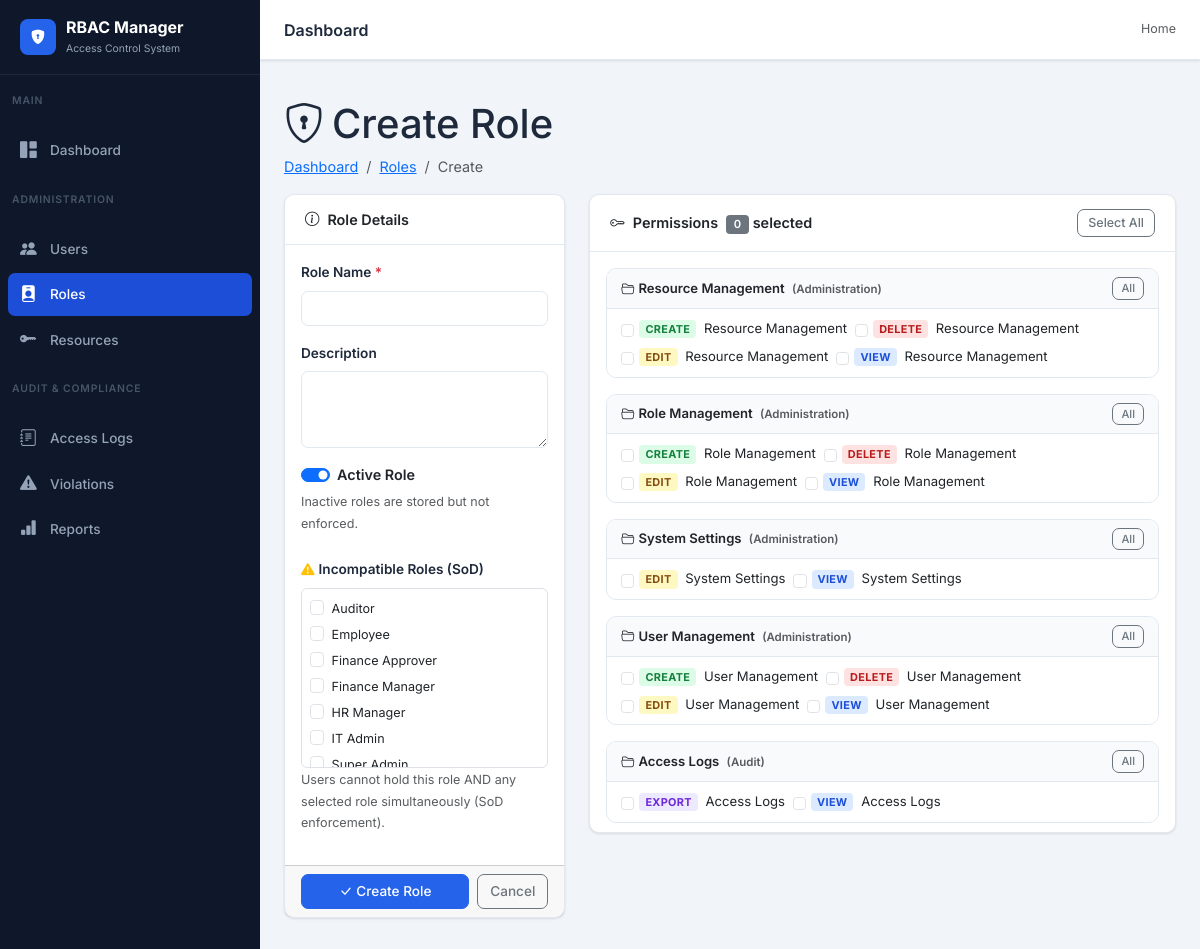
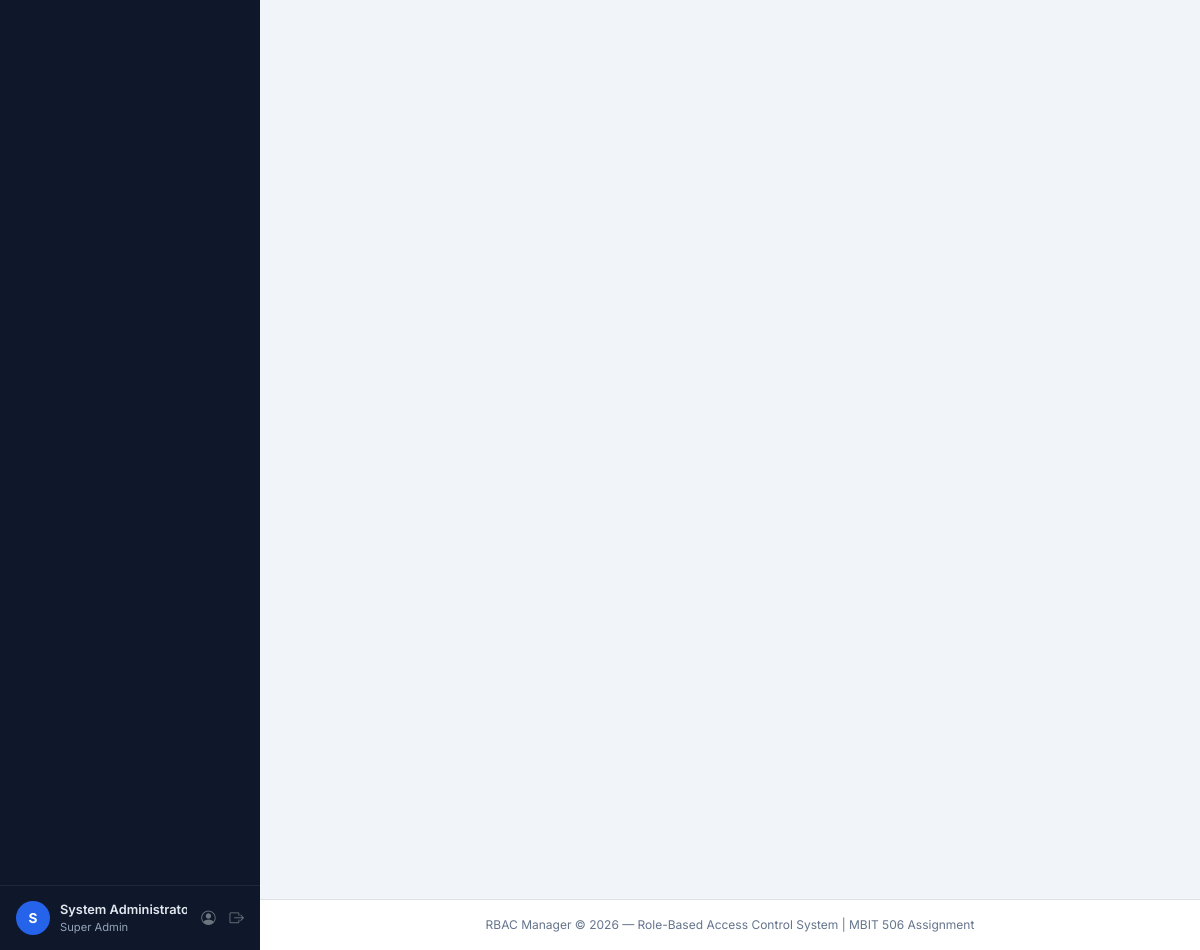
/roles/create/ (signed in), run on the app's committed database (2 pictures, top to bottom).
### accounts/models.py (models this page shows, shortened)
class Role(models.Model):
    name               = models.CharField(max_length=100, unique=True)
    description        = models.TextField(blank=True)
    permissions        = models.ManyToManyField(Permission, blank=True, related_name='roles')
    incompatible_roles = models.ManyToManyField('self', blank=True, symmetrical=True)
    is_active          = models.BooleanField(default=True)
    created_at         = models.DateTimeField(auto_now_add=True)
    updated_at         = models.DateTimeField(auto_now=True)
    class Meta:
        ordering = ['name']

class Resource(models.Model):
    name        = models.CharField(max_length=100, unique=True)
    description = models.TextField(blank=True)
    module      = models.CharField(max_length=100, default='General')
    created_at  = models.DateTimeField(auto_now_add=True)
    class Meta:
        ordering = ['module', 'name']

class Permission(models.Model):
    resource = models.ForeignKey(Resource, on_delete=models.CASCADE, related_name='permissions')
    action   = models.CharField(max_length=20, choices=ACTION_CHOICES)
    class Meta:
        unique_together = ['resource', 'action']
        ordering        = ['resource', 'action']

### accounts/views.py (the view)
# urls.py: path('roles/create/',           views.role_create, name='role_create'),
@login_required
@require_permission('Role Management', 'CREATE')
def role_create(request):
    form = RoleForm(request.POST or None)
    resources = Resource.objects.prefetch_related('permissions').all()
    if request.method == 'POST' and form.is_valid():
        role = form.save()
        messages.success(request, f'Role "{role.name}" created.')
        return redirect('accounts:role_list')
    return render(request, 'accounts/roles/form.html', {
        'form': form, 'action': 'Create', 'resources': resources,
    })

### accounts/forms.py
class RoleForm(forms.ModelForm):
    permissions = forms.ModelMultipleChoiceField(
        queryset=Permission.objects.select_related('resource').all(),
        widget=forms.CheckboxSelectMultiple, required=False,
    )
    incompatible_roles = forms.ModelMultipleChoiceField(
        queryset=Role.objects.all(),
        widget=forms.CheckboxSelectMultiple, required=False,
        label='Incompatible Roles (SoD Enforcement)',
        help_text='Users will not be allowed to hold both roles simultaneously.',
    )
    class Meta:
        model  = Role
        fields = ['name', 'description', 'is_active', 'permissions', 'incompatible_roles']
        widgets = {
            'name':        forms.TextInput(attrs={'class': 'form-control'}),
            'description': forms.Textarea(attrs={'class': 'form-control', 'rows': 3}),
        }
    def __init__(self, *args, **kwargs):
        instance = kwargs.get('instance')
        super().__init__(*args, **kwargs)
        if instance:
            self.fields['incompatible_roles'].queryset = Role.objects.exclude(pk=instance.pk)

### accounts/context_processors.py (called while the page is built, shortened)
def rbac_context(request):
    if not request.user.is_authenticated:
        return {}
    ctx = {'is_superuser': request.user.is_superuser}
    if request.user.is_superuser:
        ctx['user_perms'] = {'ALL': True}
        ctx['open_violations'] = ViolationLog.objects.filter(is_resolved=False).count()
    return ctx

### templates/accounts/roles/form.html (shortened to what this page needs)
{% extends 'base.html' %}
{% load rbac_tags %}
{% block content %}
<div class="page-header">
  <div>
    <h1 class="page-title">
      <i class="bi bi-shield-lock me-2"></i>{{ action }} Role{% if role %}: {{ role.name }}{% endif %}
    </h1>
    <nav aria-label="breadcrumb">
      <ol class="breadcrumb">
        <li class="breadcrumb-item"><a href="{% url 'accounts:dashboard' %}">Dashboard</a></li>
        <li class="breadcrumb-item"><a href="{% url 'accounts:role_list' %}">Roles</a></li>
        <li class="breadcrumb-item active">{{ action }}</li>
      </ol>
    </nav>
  </div>
</div>
<form method="post">
  <div class="row g-4">
    <div class="col-lg-4">
      <div class="card">
        <div class="card-header"><i class="bi bi-info-circle me-2"></i>Role Details</div>
        <div class="card-body">
          <div class="mb-3">
            <label class="form-label fw-semibold">Role Name <span class="text-danger">*</span></label>
            <input type="text" name="name" class="form-control {% if form.name.errors %}is-invalid{% endif %}"
                   value="{{ form.name.value|default:'' }}" required>
          </div>
          <div class="mb-3">
            <label class="form-label fw-semibold">Description</label>
            <textarea name="description" class="form-control" rows="3">{{ form.description.value|default:'' }}</textarea>
          </div>
          <div class="mb-4">
            <div class="form-check form-switch">
              <input class="form-check-input" type="checkbox" name="is_active" id="is_active"
                     {% if form.is_active.value != False %}checked{% endif %}>
              <label class="form-check-label fw-semibold" for="is_active">Active Role</label>
            </div>
            <small class="text-muted">Inactive roles are stored but not enforced.</small>
          </div>
          <div class="mb-3">
            <label class="form-label fw-semibold">
              <i class="bi bi-exclamation-triangle-fill text-warning me-1"></i>Incompatible Roles (SoD)
            </label>
            <div class="border rounded p-2" style="max-height:180px;overflow-y:auto;">
              {% for r in form.incompatible_roles.field.queryset %}
              <div class="form-check">
                <input class="form-check-input" type="checkbox" name="incompatible_roles"
                       value="{{ r.pk }}" id="ir_{{ r.pk }}"
                       {% if r.pk in form.incompatible_roles.value %}checked{% endif %}>
                <label class="form-check-label small" for="ir_{{ r.pk }}">{{ r.name }}</label>
              </div>
              {% empty %}
              <small class="text-muted">No other roles yet.</small>
              {% endfor %}
            </div>
            <small class="text-muted">Users cannot hold this role AND any selected role simultaneously (SoD enforcement).</small>
          </div>
        </div>
        <div class="card-footer d-flex gap-2">
          <button type="submit" class="btn btn-primary flex-fill">
            <i class="bi bi-check-lg me-1"></i>{% if role %}Save Changes{% else %}Create Role{% endif %}
          </button>
          <a href="{% url 'accounts:role_list' %}" class="btn btn-outline-secondary">Cancel</a>
        </div>
      </div>
    </div>
    <div class="col-lg-8">
      <div class="card">
        <div class="card-header d-flex align-items-center justify-content-between">
          <span><i class="bi bi-key me-2"></i>Permissions
            <span class="badge bg-secondary ms-1" id="permCount">0</span> selected
          </span>
          <button type="button" class="btn btn-sm btn-outline-secondary" id="toggleAll">Select All</button>
        </div>
        <div class="card-body" style="max-height:580px;overflow-y:auto;">
          {% for resource in resources %}
          {% if resource.permissions.all %}
          <div class="perm-group mb-3">
            <div class="perm-group-header d-flex align-items-center justify-content-between">
              <span>
                <i class="bi bi-folder2-open me-1"></i>{{ resource.name }}
                <small class="text-muted ms-1">({{ resource.module }})</small>
              </span>
              <button type="button" class="btn btn-xs btn-outline-secondary toggle-grp"
                      data-target="grp-{{ resource.pk }}">All</button>
            </div>
            <div class="perm-group-body" id="grp-{{ resource.pk }}">
              {% for perm in resource.permissions.all %}
              <div class="perm-check">
                <input class="form-check-input perm-checkbox" type="checkbox"
                       name="permissions" value="{{ perm.pk }}" id="perm_{{ perm.pk }}"
                       {% if perm.pk in form.permissions.value %}checked{% endif %}>
                <label class="form-check-label" for="perm_{{ perm.pk }}">
                  <span class="action-badge action-{{ perm.action }}">{{ perm.action }}</span>
                  {{ resource.name }}
                </label>
              </div>
              {% endfor %}
            </div>
          </div>
          {% endif %}
          {% empty %}
          <p class="text-muted text-center py-4">
            <i class="bi bi-folder-x fs-4 d-block mb-2"></i>
            No resources defined yet.
            <a href="{% url 'accounts:resource_create' %}">Create a resource first.</a>
          </p>
          {% endfor %}
        </div>
      </div>
    </div>
  </div>
</form>
{% endblock %}

### templates/base.html (shortened to what this page needs)
{% load static rbac_tags %}
<!DOCTYPE html>
<html lang="en">
<head>
  <link href="https://cdn.jsdelivr.net/npm/bootstrap@5.3.2/dist/css/bootstrap.min.css" rel="stylesheet">
  <link href="https://cdn.jsdelivr.net/npm/bootstrap-icons@1.11.3/font/bootstrap-icons.min.css" rel="stylesheet">
  <link href="{% static 'css/style.css' %}" rel="stylesheet">
</head>
<body>
<aside class="sidebar">
  <a href="{% url 'accounts:dashboard' %}" class="sidebar-brand">
    <div class="brand-icon"><i class="bi bi-shield-lock-fill text-white"></i></div>
    <div class="brand-text">RBAC Manager<br><span class="brand-sub">Access Control System</span></div>
  </a>
  <p class="sidebar-section">Main</p>
  <ul class="sidebar-nav">
    <li class="nav-item">
      <a href="{% url 'accounts:dashboard' %}" class="nav-link {% if request.resolver_match.url_name == 'dashboard' %}active{% endif %}">
        <i class="bi bi-grid-1x2-fill nav-icon"></i> Dashboard
      </a>
    </li>
  </ul>
  {% if is_superuser or request.user|has_perm:'User Management:VIEW' or request.user|has_perm:'Role Management:VIEW' or request.user|has_perm:'Resource Management:VIEW' %}
  <p class="sidebar-section">Administration</p>
  <ul class="sidebar-nav">
    {% if is_superuser or request.user|has_perm:'User Management:VIEW' %}
    <li class="nav-item">
      <a href="{% url 'accounts:user_list' %}" class="nav-link {% if 'user' in request.resolver_match.url_name %}active{% endif %}">
        <i class="bi bi-people-fill nav-icon"></i> Users
      </a>
    </li>
    {% endif %}
    {% if is_superuser or request.user|has_perm:'Role Management:VIEW' %}
    <li class="nav-item">
      <a href="{% url 'accounts:role_list' %}" class="nav-link {% if 'role' in request.resolver_match.url_name %}active{% endif %}">
        <i class="bi bi-person-badge-fill nav-icon"></i> Roles
      </a>
    </li>
    {% endif %}
    {% if is_superuser or request.user|has_perm:'Resource Management:VIEW' %}
    <li class="nav-item">
      <a href="{% url 'accounts:resource_list' %}" class="nav-link {% if 'resource' in request.resolver_match.url_name %}active{% endif %}">
        <i class="bi bi-key-fill nav-icon"></i> Resources
      </a>
    </li>
    {% endif %}
  </ul>
  {% endif %}
  {% if is_superuser or request.user|has_perm:'Access Logs:VIEW' or request.user|has_perm:'Violation Reports:VIEW' %}
  <p class="sidebar-section">Audit &amp; Compliance</p>
  <ul class="sidebar-nav">
    {% if is_superuser or request.user|has_perm:'Access Logs:VIEW' %}
    <li class="nav-item">
      <a href="{% url 'accounts:access_logs' %}" class="nav-link {% if request.resolver_match.url_name == 'access_logs' %}active{% endif %}">
        <i class="bi bi-journal-text nav-icon"></i> Access Logs
      </a>
    </li>
    {% endif %}
    {% if is_superuser or request.user|has_perm:'Violation Reports:VIEW' %}
    <li class="nav-item">
      <a href="{% url 'accounts:violation_logs' %}" class="nav-link {% if request.resolver_match.url_name == 'violation_logs' %}active{% endif %}">
        <i class="bi bi-exclamation-triangle-fill nav-icon"></i>
        Violations
      </a>
    </li>
    {% endif %}
    {% if is_superuser or request.user|has_perm:'Access Logs:VIEW' %}
    <li class="nav-item">
      <a href="{% url 'accounts:reports' %}" class="nav-link {% if request.resolver_match.url_name == 'reports' %}active{% endif %}">
        <i class="bi bi-bar-chart-fill nav-icon"></i> Reports
      </a>
    </li>
    {% endif %}
  </ul>
  {% endif %}
  <div class="sidebar-user mt-auto">
    <div class="user-avatar">{{ request.user.username|first|upper }}</div>
    <div class="user-info">
      <div class="user-name">{{ request.user.get_full_name|default:request.user.username }}</div>
      <div class="user-role">
        {% if is_superuser %}Super Admin{% else %}
          {% with request.user.profile.roles.first as role %}{{ role.name|default:"No role" }}{% endwith %}
        {% endif %}
      </div>
    </div>
    <a href="{% url 'accounts:my_profile' %}" class="text-secondary ms-1" title="My Profile">
      <i class="bi bi-person-circle"></i>
    </a>
    <a href="{% url 'accounts:logout' %}" class="text-secondary ms-1" title="Log out">
      <i class="bi bi-box-arrow-right"></i>
    </a>
  </div>
</aside>
<div class="main-wrapper">
  <header class="topbar">
    <div class="page-title">{% block page_title %}Dashboard{% endblock %}</div>
    <nav aria-label="breadcrumb">
      <ol class="breadcrumb mb-0">{% block breadcrumb %}<li class="breadcrumb-item active">Home</li>{% endblock %}</ol>
    </nav>
  </header>
  <div class="px-4 pt-3">
  </div>
  <main class="content-area">
    {% block content %}{% endblock %}
  </main>
  <footer class="text-center py-3 text-muted-sm border-top" style="font-size:.75rem;background:#fff;">
    RBAC Manager &copy; 2026 — Role-Based Access Control System | MBIT 506 Assignment
  </footer>
</div>
</body>
</html>

### templates/accounts/roles/form.html (style rules this page uses)
.action-badge { display:inline-block;font-size:.68rem;font-weight:700; padding:1px 6px;border-radius:4px;text-transform:uppercase; margin-right:4px;letter-spacing:.03em; }
.action-VIEW { background:#dbeafe;color:#1d4ed8 }
.action-CREATE { background:#dcfce7;color:#15803d }
.action-EDIT { background:#fef9c3;color:#854d0e }
.action-DELETE { background:#fee2e2;color:#b91c1c }
.action-EXPORT { background:#ede9fe;color:#6d28d9 }
.btn-xs { font-size:.7rem;padding:2px 8px; }

### data on the page
Role: name "Auditor"
Role: name "Employee"
Role: name "Finance Approver"
Role: name "Finance Manager"
Role: name "HR Manager"
Role: name "IT Admin"
Role: name "Super Admin"
Resource: name "Resource Management", module "Administration"
Permission: action "CREATE"
Permission: action "DELETE"
Permission: action "EDIT"
Permission: action "VIEW"
Resource: name "Role Management", module "Administration"
Permission: action "CREATE"
Permission: action "DELETE"
Permission: action "EDIT"
Permission: action "VIEW"
Resource: name "System Settings", module "Administration"
Permission: action "EDIT"
Permission: action "VIEW"
Resource: name "User Management", module "Administration"
Permission: action "CREATE"
Permission: action "DELETE"
Permission: action "EDIT"
Permission: action "VIEW"
Resource: name "Access Logs", module "Audit"
Permission: action "EXPORT"
Permission: action "VIEW"

### other printed values
{{ request.user.username|first|upper }} "S"
{{ request.user.get_full_name|default:request.user.username }} "System…"
{{ action }} "Create"
